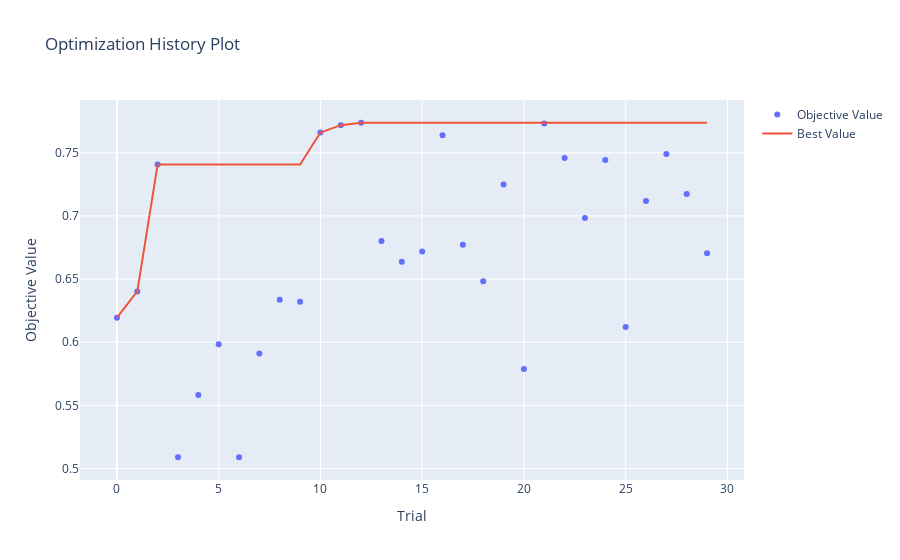
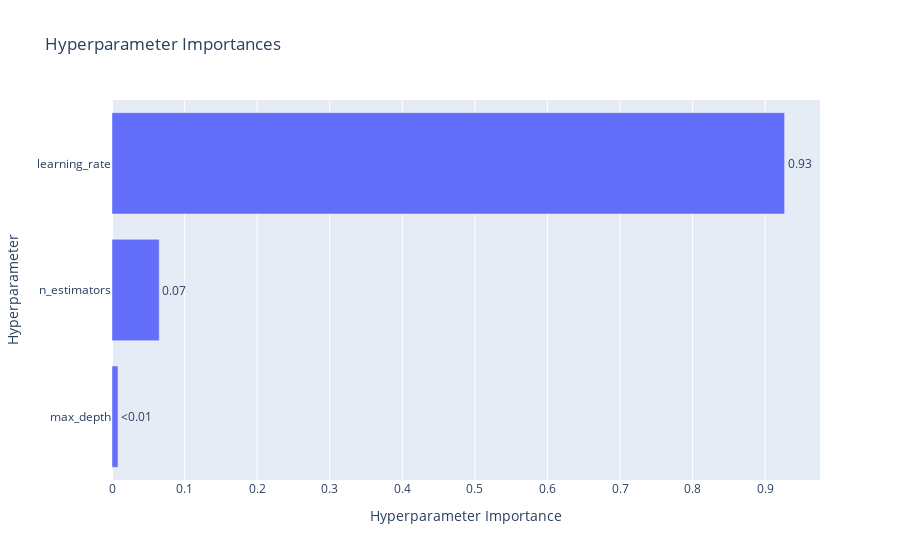

The notebook cell saved with these charts, in order:
### Markdown cell above
## Preprocessing and Feature Engineering
Remap class labels, remove NaNs, split data, vectorize text using TF-IDF trigrams, and balance classes with SMOTE.

### Code cell
import plotly
import nbformat

# Step 1: Remap the class labels from [-1, 0, 1] to [2, 0, 1]
df['category'] = df['category'].map({-1: 2, 0: 0, 1: 1})

# Step 2: Remove rows where the target labels (category) are NaN
df = df.dropna(subset=['category'])

ngram_range = (1, 3)  # Trigram setting
max_features = 10000  # Set max_features to 1000 for TF-IDF

# Step 4: Train-test split before vectorization and resampling
X_train, X_test, y_train, y_test = train_test_split(df['clean_comment'], df['category'], test_size=0.2, random_state=42, stratify=df['category'])

# Step 2: Vectorization using TF-IDF, fit on training data only
vectorizer = TfidfVectorizer(ngram_range=ngram_range, max_features=max_features)
X_train_vec = vectorizer.fit_transform(X_train)  # Fit on training data
X_test_vec = vectorizer.transform(X_test)  # Transform test data

smote = SMOTE(random_state=42)
X_train_vec, y_train = smote.fit_resample(X_train_vec, y_train)

# Function to log results in MLflow
def log_mlflow(model_name, model, X_train, X_test, y_train, y_test):
    with mlflow.start_run():
        # Log model type
        mlflow.set_tag("mlflow.runName", f"{model_name}_SMOTE_TFIDF_Trigrams")
        mlflow.set_tag("experiment_type", "algorithm_comparison")

        # Log algorithm name as a parameter
        mlflow.log_param("algo_name", model_name)

        # Train model
        model.fit(X_train, y_train)
        y_pred = model.predict(X_test)

        # Log accuracy
        accuracy = accuracy_score(y_test, y_pred)
        mlflow.log_metric("accuracy", accuracy)

        # Log classification report
        classification_rep = classification_report(y_test, y_pred, output_dict=True)
        for label, metrics in classification_rep.items():
            if isinstance(metrics, dict):
                for metric, value in metrics.items():
                    mlflow.log_metric(f"{label}_{metric}", value)

        # Log the model
        mlflow.sklearn.log_model(model, f"{model_name}_model")


# Step 6: Optuna objective function for XGBoost
def objective_xgboost(trial):
    n_estimators = trial.suggest_int('n_estimators', 50, 300)
    learning_rate = trial.suggest_float('learning_rate', 1e-4, 1e-1, log=True)
    max_depth = trial.suggest_int('max_depth', 3, 10)

    model = XGBClassifier(n_estimators=n_estimators, learning_rate=learning_rate, max_depth=max_depth, random_state=42)
    return accuracy_score(y_test, model.fit(X_train_vec, y_train).predict(X_test_vec))


# Step 7: Run Optuna for XGBoost, log the best model only
def run_optuna_experiment():
    study = optuna.create_study(direction="maximize")
    study.optimize(objective_xgboost, n_trials=30)

    # Get the best parameters and log only the best model
    best_params = study.best_params
    best_model = XGBClassifier(n_estimators=best_params['n_estimators'], learning_rate=best_params['learning_rate'], max_depth=best_params['max_depth'], random_state=42)

    # Log the best model with MLflow, passing the algo_name as "xgboost"
    log_mlflow("XGBoost", best_model, X_train_vec, X_test_vec, y_train, y_test)

    optuna.visualization.plot_optimization_history(study).show()

    optuna.visualization.plot_param_importances(study).show()

# Run the experiment for XGBoost
run_optuna_experiment()

### Figure 1 — Plotly figure (JSON) as saved in the notebook; plotly's stock layout.template omitted (floating-point values rounded to 4 significant figures)
{"data": [{"mode": "markers", "name": "Objective Value", "type": "scatter", "x": [0, 1, 2, 3, 4, 5, 6, 7, 8, 9, 10, 11, 12, 13, 14, 15, 16, 17, 18, 19, 20, 21, 22, 23, 24, 25, 26, 27, 28, 29], "y": [0.6194, 0.6403, 0.7408, 0.5089, 0.5583, 0.5984, 0.5089, 0.591, 0.6337, 0.6321, 0.766, 0.7719, 0.7738, 0.6802, 0.6637, 0.6719, 0.7639, 0.6772, 0.6483, 0.7249, 0.5789, 0.7731, 0.7458, 0.6983, 0.7443, 0.612, 0.7117, 0.7489, 0.7174, 0.6704]}, {"mode": "lines", "name": "Best Value", "type": "scatter", "x": [0, 1, 2, 3, 4, 5, 6, 7, 8, 9, 10, 11, 12, 13, 14, 15, 16, 17, 18, 19, 20, 21, 22, 23, 24, 25, 26, 27, 28, 29], "y": [0.6194, 0.6403, 0.7408, 0.7408, 0.7408, 0.7408, 0.7408, 0.7408, 0.7408, 0.7408, 0.766, 0.7719, 0.7738, 0.7738, 0.7738, 0.7738, 0.7738, 0.7738, 0.7738, 0.7738, 0.7738, 0.7738, 0.7738, 0.7738, 0.7738, 0.7738, 0.7738, 0.7738, 0.7738, 0.7738]}, {"marker": {"color": "#cccccc"}, "mode": "markers", "name": "Infeasible Trial", "showlegend": false, "type": "scatter", "x": [], "y": []}], "layout": {"title": {"text": "Optimization History Plot"}, "xaxis": {"title": {"text": "Trial"}}, "yaxis": {"title": {"text": "Objective Value"}}}}

### Figure 2 — Plotly figure (JSON) as saved in the notebook; plotly's stock layout.template omitted (floating-point values rounded to 4 significant figures)
{"data": [{"cliponaxis": false, "hovertemplate": ["max_depth (IntDistribution): 0.008228069794879304<extra></extra>", "n_estimators (IntDistribution): 0.06508943226878329<extra></extra>", "learning_rate (FloatDistribution): 0.9266824979363374<extra></extra>"], "name": "Objective Value", "orientation": "h", "text": ["<0.01", "0.07", "0.93"], "textposition": "outside", "type": "bar", "x": [0.008228, 0.06509, 0.9267], "y": ["max_depth", "n_estimators", "learning_rate"]}], "layout": {"title": {"text": "Hyperparameter Importances"}, "xaxis": {"title": {"text": "Hyperparameter Importance"}}, "yaxis": {"title": {"text": "Hyperparameter"}}}}
